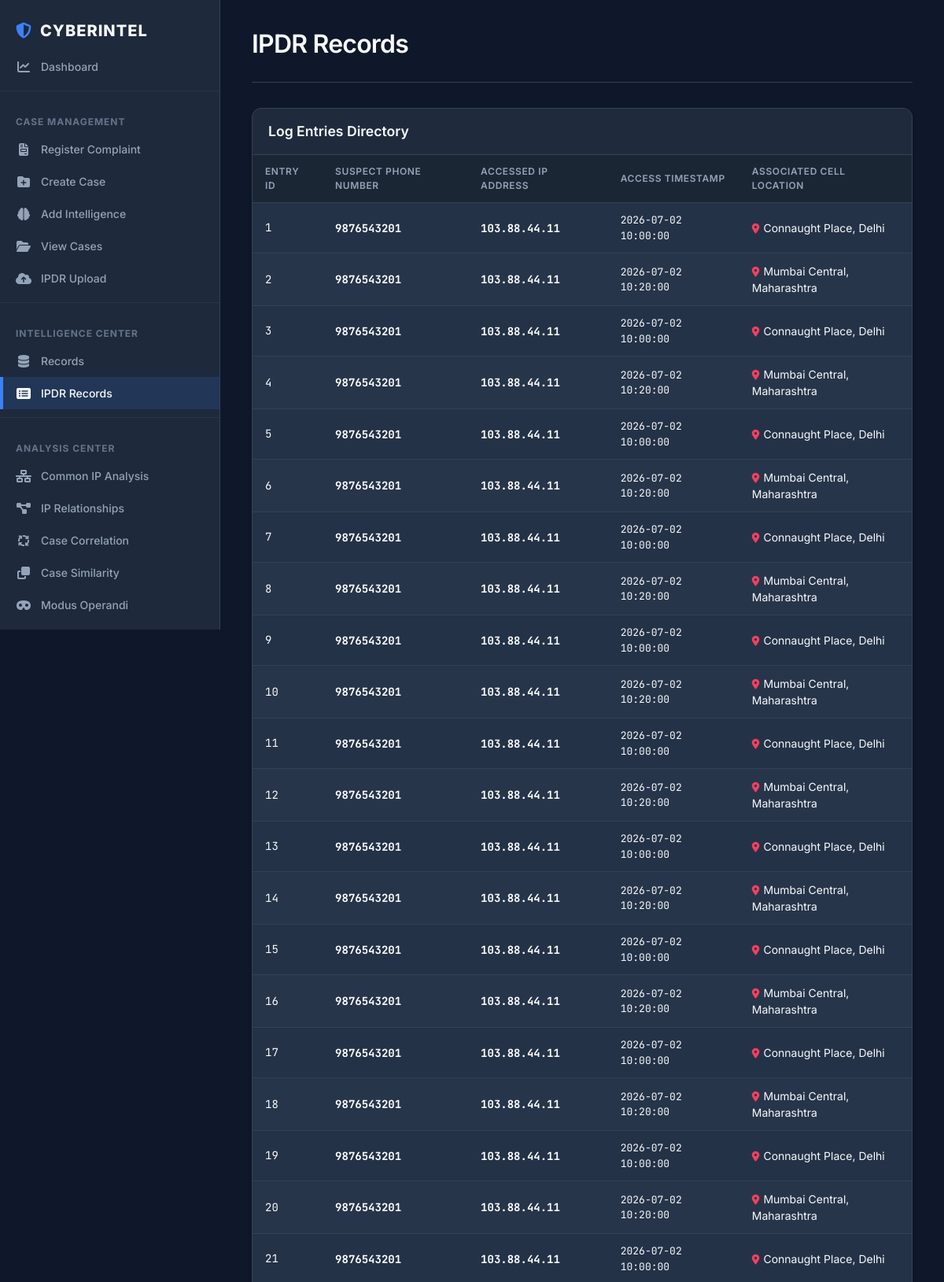
Screenshot of /ipdr_records (upper part) with the database file from the repository.
### tables this page shows
CREATE TABLE ipdr_records (
    id INTEGER PRIMARY KEY AUTOINCREMENT,
    phone_number TEXT,
    ip_address TEXT,
    timestamp TEXT,
    location TEXT,
    case_id TEXT
, cell_tower_id TEXT, tower_name TEXT, country TEXT, state TEXT, district TEXT, city TEXT, latitude REAL, longitude REAL);

### app.py (the view)
@app.route("/ipdr_records")
def ipdr_records():
    conn = sqlite3.connect("database/cyberintel.db")
    cursor = conn.cursor()
    cursor.execute("SELECT * FROM ipdr_records")
    records = cursor.fetchall()
    conn.close()
    return render_template(
        "ipdr_records.html",
        records=records
    )

### templates/ipdr_records.html
{% extends "base.html" %}
{% block content %}
<div class="workspace-header">
    <div>
        <h1>IPDR Records</h1>
    </div>
</div>
<div class="card">
    <div class="card-header">
        <h3>Log Entries Directory</h3>
    </div>
    <div class="card-body" style="padding: 0;">
        {% if records %}
        <div class="table-container" style="border: none; margin: 0; border-radius: 0;">
            <table>
                <thead>
                    <tr>
                        <th>Entry ID</th>
                        <th>suspect Phone Number</th>
                        <th>Accessed IP Address</th>
                        <th>Access Timestamp</th>
                        <th>Associated Cell Location</th>
                    </tr>
                </thead>
                <tbody>
                    {% for record in records %}
                    <tr>
                        <td style="font-family: var(--font-mono);">{{ record[0] }}</td>
                        <td><strong style="font-family: var(--font-mono); color: #fff;">{{ record[1] }}</strong></td>
                        <td><strong style="font-family: var(--font-mono); color: #fff;">{{ record[2] }}</strong></td>
                        <td style="font-family: var(--font-mono); font-size: 13px;">{{ record[3] }}</td>
                        <td><i class="fa-solid fa-location-dot" style="color: var(--color-high); font-size: 0.8rem; margin-right: 5px;"></i>{{ record[4] }}</td>
                    </tr>
                    {% endfor %}
                </tbody>
            </table>
        </div>
        {% else %}
        <div class="empty-state">
            <i class="fa-solid fa-rectangle-list"></i>
            <p>No IPDR records ingested.</p>
            <a href="/ipdr_upload" class="btn btn-primary btn-sm">Upload IPDR File</a>
        </div>
        {% endif %}
    </div>
</div>
{% endblock %}

### static/style.css (style rules this page uses)
:root { --bg-primary: #0f172a; --bg-secondary: #1e293b; --bg-card: #243247; --bg-card-hover: #2d3e57; --border-subtle: #334155; --border-focus: #3b82f6; --text-primary: #f8fafc; --text-secondary: #94a3b8; --text-muted: #64748b; --primary: #3b82f6; --primary-hover: #2563eb; --secondary: #475569; --secondary-hover: #64748b; --color-low: #10b981; --color-low-bg: rgba(16, 185, 129, 0.12); --color-medium: #eab308; --color-medium-bg: rgba(234, 179, 8, 0.12); --color-high: #f43f5e; --color-high-bg: rgba(244, 63, 94, 0.12); --color-critical: #ef4444; --color-critical-bg: rgba(239, 68, 68, 0.16); --color-info: #0ea5e9; --color-info-bg: rgba(14, 165, 233, 0.12); --font-sans: 'Inter', system-ui, -apple-system, sans-serif; --font-mono: 'JetBrains Mono', monospace; --radius-lg: 12px; --radius-md: 8px; --radius-sm: 4px; --transition-fast: 0.15s ease; --transition-normal: 0.25s ease; }
html { scroll-behavior: smooth; box-sizing: border-box; }
*, *:before, *:after { box-sizing: inherit; }
body { margin: 0; font-family: var(--font-sans); background-color: var(--bg-primary); color: var(--text-primary); line-height: 1.5; -webkit-font-smoothing: antialiased; overflow-x: hidden; }
h1, h2, h3, h4, h5, h6 { color: var(--text-primary); font-weight: 600; margin-top: 0; margin-bottom: 0.5em; }
h1 { font-size: 1.875rem; letter-spacing: -0.025em; }
h3 { font-size: 1.25rem; }
.workspace-header, .page-header-console { display: flex; justify-content: space-between; align-items: flex-start; gap: 20px; margin-bottom: 2rem; border-bottom: 1px solid var(--border-subtle); padding-bottom: 1.5rem; }
.workspace-header h1, .page-header-console h1 { margin: 0; font-size: 2rem; }
.card { background-color: var(--bg-card); border: 1px solid var(--border-subtle); border-radius: var(--radius-lg); overflow: hidden; margin-bottom: 1.5rem; box-shadow: 0 4px 6px -1px rgba(0, 0, 0, 0.2); }
.card-header { background-color: rgba(0, 0, 0, 0.15); border-bottom: 1px solid var(--border-subtle); padding: 1rem 1.25rem; display: flex; justify-content: space-between; align-items: center; }
.card-header h2, .card-header h3 { margin: 0; font-size: 1.1rem; border-bottom: none; padding-bottom: 0; }
.card-body { padding: 1.25rem; }
.table-container { width: 100%; overflow-x: auto; border: 1px solid var(--border-subtle); border-radius: var(--radius-md); margin: 1rem 0; background-color: var(--bg-card); }
table, .table-enterprise { width: 100%; border-collapse: collapse; font-size: 0.875rem; color: var(--text-primary); text-align: left; }
table th, table td, .table-enterprise th, .table-enterprise td { padding: 12px 16px; border-bottom: 1px solid var(--border-subtle); }
table th, .table-enterprise th { background-color: rgba(0, 0, 0, 0.25); color: var(--text-secondary); font-weight: 600; text-transform: uppercase; font-size: 0.75rem; letter-spacing: 0.05em; position: sticky; top: 0; z-index: 10; }
table tbody tr:nth-child(even), .table-enterprise tbody tr:nth-child(even) { background-color: rgba(255, 255, 255, 0.015); }

### rows the page displays
ipdr_records: id "1", phone_number "9876543201", ip_address "103.88.44.11", timestamp "2026-07-02 10:00:00", location "Connaught Place, Delhi"
ipdr_records: id "2", phone_number "9876543201", ip_address "103.88.44.11", timestamp "2026-07-02 10:20:00", location "Mumbai Central, Maharashtra"
ipdr_records: id "3", phone_number "9876543201", ip_address "103.88.44.11", timestamp "2026-07-02 10:00:00", location "Connaught Place, Delhi"
ipdr_records: id "4", phone_number "9876543201", ip_address "103.88.44.11", timestamp "2026-07-02 10:20:00", location "Mumbai Central, Maharashtra"
ipdr_records: id "5", phone_number "9876543201", ip_address "103.88.44.11", timestamp "2026-07-02 10:00:00", location "Connaught Place, Delhi"
ipdr_records: id "6", phone_number "9876543201", ip_address "103.88.44.11", timestamp "2026-07-02 10:20:00", location "Mumbai Central, Maharashtra"
ipdr_records: id "7", phone_number "9876543201", ip_address "103.88.44.11", timestamp "2026-07-02 10:00:00", location "Connaught Place, Delhi"
ipdr_records: id "8", phone_number "9876543201", ip_address "103.88.44.11", timestamp "2026-07-02 10:20:00", location "Mumbai Central, Maharashtra"
ipdr_records: id "9", phone_number "9876543201", ip_address "103.88.44.11", timestamp "2026-07-02 10:00:00", location "Connaught Place, Delhi"
ipdr_records: id "10", phone_number "9876543201", ip_address "103.88.44.11", timestamp "2026-07-02 10:20:00", location "Mumbai Central, Maharashtra"
ipdr_records: id "11", phone_number "9876543201", ip_address "103.88.44.11", timestamp "2026-07-02 10:00:00", location "Connaught Place, Delhi"
ipdr_records: id "12", phone_number "9876543201", ip_address "103.88.44.11", timestamp "2026-07-02 10:20:00", location "Mumbai Central, Maharashtra"
ipdr_records: id "13", phone_number "9876543201", ip_address "103.88.44.11", timestamp "2026-07-02 10:00:00", location "Connaught Place, Delhi"
ipdr_records: id "14", phone_number "9876543201", ip_address "103.88.44.11", timestamp "2026-07-02 10:20:00", location "Mumbai Central, Maharashtra"
ipdr_records: id "15", phone_number "9876543201", ip_address "103.88.44.11", timestamp "2026-07-02 10:00:00", location "Connaught Place, Delhi"
ipdr_records: id "16", phone_number "9876543201", ip_address "103.88.44.11", timestamp "2026-07-02 10:20:00", location "Mumbai Central, Maharashtra"
ipdr_records: id "17", phone_number "9876543201", ip_address "103.88.44.11", timestamp "2026-07-02 10:00:00", location "Connaught Place, Delhi"
ipdr_records: id "18", phone_number "9876543201", ip_address "103.88.44.11", timestamp "2026-07-02 10:20:00", location "Mumbai Central, Maharashtra"
ipdr_records: id "19", phone_number "9876543201", ip_address "103.88.44.11", timestamp "2026-07-02 10:00:00", location "Connaught Place, Delhi"
ipdr_records: id "20", phone_number "9876543201", ip_address "103.88.44.11", timestamp "2026-07-02 10:20:00", location "Mumbai Central, Maharashtra"
ipdr_records: id "21", phone_number "9876543201", ip_address "103.88.44.11", timestamp "2026-07-02 10:00:00", location "Connaught Place, Delhi"
